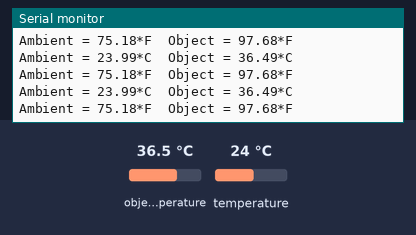
Bench run of a sketch on a simulated ESP8266 (NodeMCU). On the bench: the last lines printed to the serial monitor. The inputs (shaded band) are chosen by the test bench; at power-on: object temperature 36.5 °C, temperature 24 °C.

Above: at 2.2 s.
2.3 s: object temperature set to 20 °C
At 2.9 s:
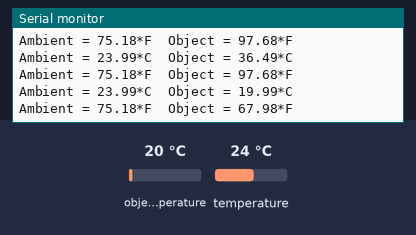
3.8 s: temperature set to 12 °C
At 4.4 s:
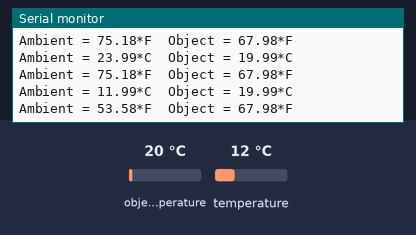
5.3 s: object temperature set to 26 °C
At 6.0 s:
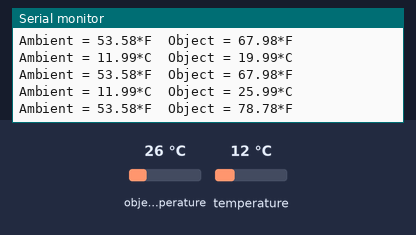
Timing chart, 0 to 8.3 s (numbered marks = the images above; inputs shaded):
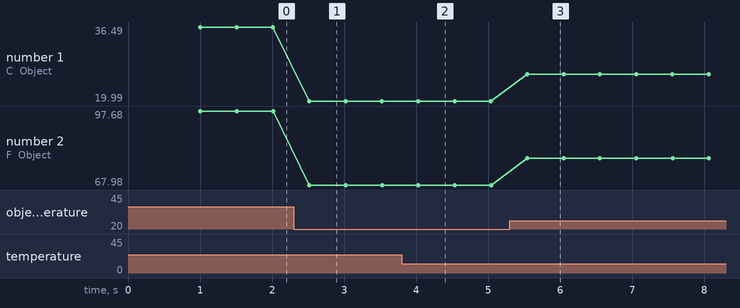

Measured:
- after the input at 2.3 s, the serial monitor: prints a new line after 0.22 s (image 1)
- after the input at 3.8 s, the serial monitor: prints a new line after 0.23 s (image 2)
- after the input at 5.3 s, the serial monitor: prints a new line after 0.24 s (image 3)
- plotted number 1: 36.49 → 19.99 after the input at 2.3 s, 19.99 → 25.99 after the input at 5.3 s
- plotted number 2: 97.68 → 67.98 after the input at 2.3 s, 67.98 → 78.78 after the input at 5.3 s

The sketch:

fix.ino
```cpp
 // Create a WiFi access point and provide a web server on it.
// Go to http://192.168.4.1 in a web browser connected to this access point to see it.
// Control LED connected to  GPIO2

#include <ESP8266WiFi.h>
#include <WiFiClient.h>
#include <ESP8266WebServer.h>
#include <Wire.h>
#include <Adafruit_MLX90614.h>
Adafruit_MLX90614 mlx = Adafruit_MLX90614();

int val;
int i;
// Set these to your desired AP credentials.
const char *ssid = "masasubur";                          //-----untuk setting nama esp kita------
const char *password = "masasubur";           //---------untuk setting password.......

ESP8266WebServer server(80);

void setup() {


        Wire.begin(4, 5);                            //--------- 4 = sda, 5 = scl seting input i2c komunikasi dari sensor MLX (sda scl).........
	delay(1000);
	Serial.begin(115200);                        //---------pengaturan baudrate.......


	Serial.println();
	Serial.print("Configuring access point...");
	WiFi.softAP(ssid);                           // Remove password parameter if you want the AP to be open

	IPAddress myIP = WiFi.softAPIP();
	Serial.print("AP IP address: ");
	Serial.println(myIP);

	 server.begin();
	Serial.println("HTTP server started");
}

void loop() {

  server.handleClient();

 //---------------------------mengirim ke serial monitor----------------------------------

  Serial.print("Ambient = "); Serial.print(mlx.readAmbientTempC());
  Serial.print("*C\tObject = "); Serial.print(mlx.readObjectTempC()); Serial.println("*C");
  Serial.print("Ambient = "); Serial.print(mlx.readAmbientTempF());
  Serial.print("*F\tObject = "); Serial.print(mlx.readObjectTempF()); Serial.println("*F");

  val=mlx.readObjectTempC(); //-----------------mengambil perhitungan suhu---pilih
  Serial.println();

//------------------------------------data server------------------------------------------

  server.on("/", [](){  // if you add this subdirectory to your webserver call, you get text below :)
    String webString="";     // String to display
    //webString="<FONT SIZE=+4> ESP8266 Wi-Fi webserver suhu dalam Celcius <BR> ";
    webString +=(val);

    server.send(200, "text/html", webString);            // send to someones browser when asked

  });
 delay(500);


}
```
